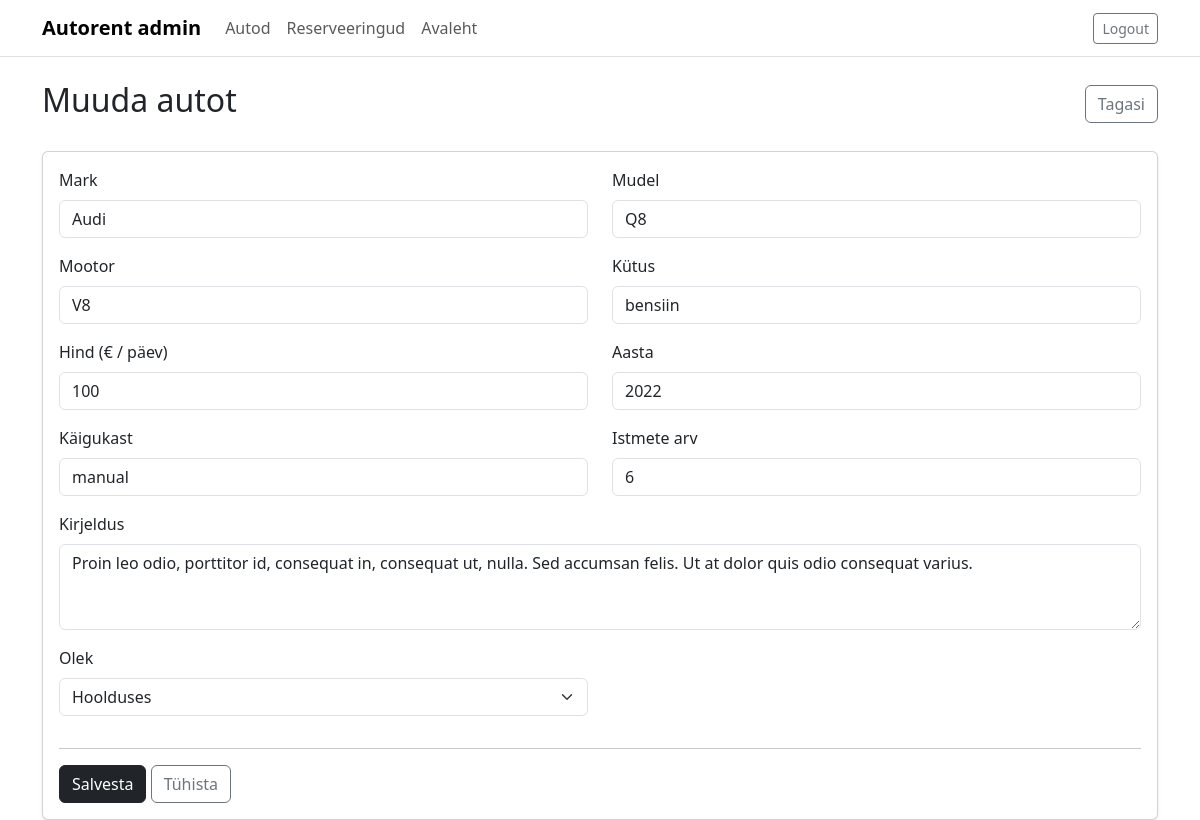
Screenshot of /admin/muuda.php?editid=1 (signed in) with the database file from the repository.
### tables this page shows
CREATE TABLE `cars` (
  `id` int(4) NOT NULL AUTO_INCREMENT,
  `mark` varchar(255) NOT NULL,
  `model` varchar(255) NOT NULL,
  `engine` varchar(255) NOT NULL,
  `fuel` varchar(255) NOT NULL,
  `price` int(4) NOT NULL,
  `image` varchar(255) NOT NULL,
  `year` year(4) NOT NULL,
  `transmission` varchar(225) NOT NULL,
  `seats` int(1) NOT NULL,
  `description` varchar(255) NOT NULL,
  `status` enum('vaba','rendidud','hoolduses') NOT NULL,
  PRIMARY KEY (`id`)
);

### admin/muuda.php (the view, shortened to what this page needs)
<?php
include('../config.php');
$id = (int)$_GET['editid'];
$sql = "SELECT * FROM cars WHERE id = ?";
$stmt = mysqli_prepare($yhendus, $sql);
mysqli_stmt_bind_param($stmt, "i", $id);
mysqli_stmt_execute($stmt);
$result = mysqli_stmt_get_result($stmt);
$rida = mysqli_fetch_assoc($result);
?>
<?php include('admin_header.php'); ?>
<div class="container">
    <div class="d-flex justify-content-between align-items-center mb-4">
        <h2>Muuda autot</h2>
        <a href="index.php" class="btn btn-outline-secondary">Tagasi</a>
    </div>
    <div class="card shadow-sm">
        <div class="card-body">
            <form action="muuda.php?editid=<?= (int)$rida['id']; ?>" method="post">
                <div class="row">
                    <div class="col-md-6 mb-3">
                        <label for="mark" class="form-label">Mark</label>
                        <input type="text" class="form-control" id="mark" name="mark"
                               value="<?= htmlspecialchars($rida['mark']); ?>" required>
                    </div>
                    <div class="col-md-6 mb-3">
                        <label for="model" class="form-label">Mudel</label>
                        <input type="text" class="form-control" id="model" name="model"
                               value="<?= htmlspecialchars($rida['model']); ?>" required>
                    </div>
                    <div class="col-md-6 mb-3">
                        <label for="engine" class="form-label">Mootor</label>
                        <input type="text" class="form-control" id="engine" name="engine"
                               value="<?= htmlspecialchars($rida['engine']); ?>">
                    </div>
                    <div class="col-md-6 mb-3">
                        <label for="fuel" class="form-label">Kütus</label>
                        <input type="text" class="form-control" id="fuel" name="fuel"
                               value="<?= htmlspecialchars($rida['fuel']); ?>">
                    </div>
                    <div class="col-md-6 mb-3">
                        <label for="price" class="form-label">Hind (€ / päev)</label>
                        <input type="number" class="form-control" id="price" name="price"
                               value="<?= htmlspecialchars($rida['price']); ?>" required>
                    </div>
                    <div class="col-md-6 mb-3">
                        <label for="year" class="form-label">Aasta</label>
                        <input type="number" class="form-control" id="year" name="year"
                               value="<?= htmlspecialchars($rida['year']); ?>">
                    </div>
                    <div class="col-md-6 mb-3">
                        <label for="transmission" class="form-label">Käigukast</label>
                        <input type="text" class="form-control" id="transmission" name="transmission"
                               value="<?= htmlspecialchars($rida['transmission']); ?>">
                    </div>
                    <div class="col-md-6 mb-3">
                        <label for="seats" class="form-label">Istmete arv</label>
                        <input type="number" class="form-control" id="seats" name="seats"
                               value="<?= htmlspecialchars($rida['seats']); ?>">
                    </div>
                    <div class="col-md-12 mb-3">
                        <label for="description" class="form-label">Kirjeldus</label>
                        <textarea class="form-control" id="description" name="description" rows="3"><?= htmlspecialchars($rida['description']); ?></textarea>
                    </div>
                    <div class="col-md-6 mb-3">
                        <label for="status" class="form-label">Olek</label>
                        <select class="form-select" id="status" name="status">
                            <option value="hoolduses" <?= $rida['status'] == 'hoolduses' ? 'selected' : ''; ?>>Hoolduses</option>
                        </select>
                    </div>
                </div>
                <hr>
                <button type="submit" class="btn btn-dark">Salvesta</button>
                <a href="index.php" class="btn btn-outline-secondary">Tühista</a>
            </form>
        </div>
    </div>
</div>
</body>
</html>

### rows the page displays
cars: mark "Audi", model "Q8", engine "V8", fuel "bensiin", price "100", year "2022", transmission "manual", seats "6", description "Proin leo odio, porttitor id, consequat in, consequat ut, nulla. Sed accumsan felis. Ut at dolor quis odio consequat varius.", status "Hoolduses"
